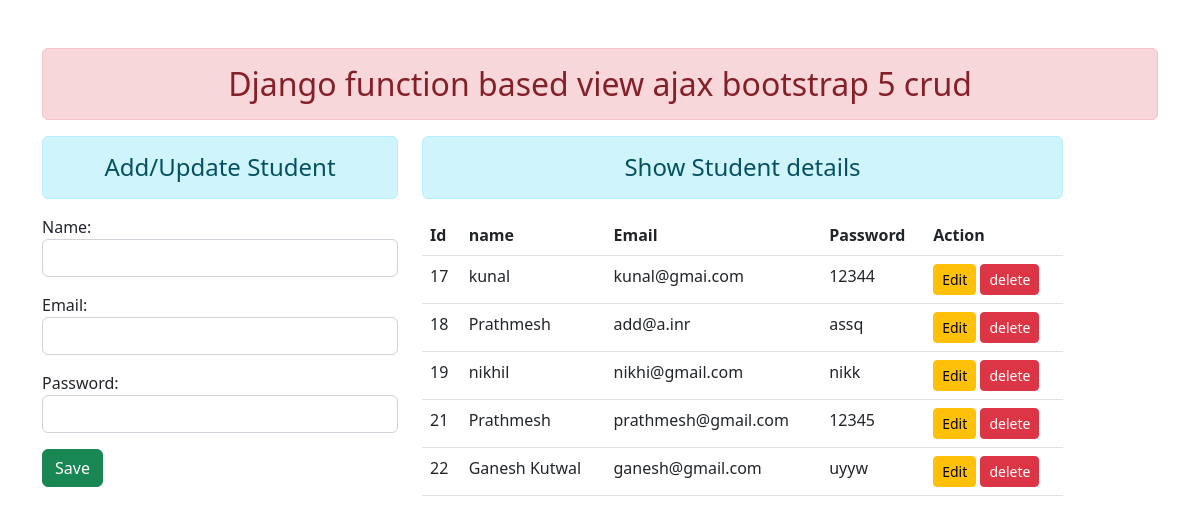
The page / on the database its author committed.
### enroll/models.py (models this page shows)
class User(models.Model):
    name = models.CharField(max_length=70)
    email = models.EmailField(max_length=100)
    password = models.CharField(max_length=100)

### enroll/views.py (the view)
# urls.py: 2. Add a URL to urlpatterns:  path('', views.home, name='home')
def home(request):
    fm = StudentRegistration()
    stud = User.objects.all()
    return render(request,'enroll/home.html',{'form':fm,'stu':stud})

### enroll/forms.py
class StudentRegistration(forms.ModelForm):
    class Meta:
        model = User
        fields = ['name','email','password']
        widgets ={
            'name' : forms.TextInput(attrs={'class':'form-control','id':'nameid'}),
            'email' : forms.EmailInput(attrs={'class':'form-control','id':'emailid'}),
            'password' : forms.PasswordInput(attrs={'class':'form-control','id':'passwordid'}),
        }

### enroll/templates/enroll/home.html (shortened to what this page needs)
{% load static %}
<!DOCTYPE html>
<html lang="en">
<head>
    <link rel="stylesheet" href="{% static 'enroll/css/bootstrap.css'%}" />
</head>
<body>
    <div class="container mt-5">
        <h2 class="text-center alert alert-danger">Django function based view ajax bootstrap 5 crud</h2>
        <div class="row">
            <div class="col-sm-4">
               <h4 class="text-center alert alert-info">Add/Update Student</h4>
               <form action="" method="POST">
                {{form.as_p}}
                <input type="button" class="btn btn-success" id ="btnsave" value="Save">
               </form>
            </div>
            <div class="col-sm-7">
                <h4 class="text-center alert alert-info">Show Student details</h4>
                <table class="table table-hover">
                    <thead>
                        <th scope="col">Id</th>
                        <th scope="col">name</th>
                        <th scope="col">Email</th>
                        <th scope="col">Password</th>
                        <th scope="col">Action</th>
                    </thead>
                    <tbody id = 'tbody'>
                        {% for st in stu%}
                            <tr>
                                <td>{{st.id}}</td>
                                <td>{{st.name}}</td>
                                <td>{{st.email}}</td>
                                <td>{{st.password}}</td>
                                <td>
                                    <input type="button" data-sid="{{st.id}}" class="btn btn-warning btn-sm btn-edit" value="Edit">
                                    <input type="button" data-sid="{{st.id}}" class="btn btn-danger btn-sm btn-del" value="delete">
                                </td>
                            </tr>
                        {% endfor%}
                    </tbody>
                </table>
            </div>
        </div>
    </div>
</body>
</html>

### rows shown on the page
User: id "17", name "kunal", email "kunal@gmai.com", password "12344"
User: id "18", name "Prathmesh", email "add@a.inr", password "assq"
User: id "19", name "nikhil", email "nikhi@gmail.com", password "nikk"
User: id "21", name "Prathmesh", email "prathmesh@gmail.com", password "12345"
User: id "22", name "Ganesh Kutwal", email "ganesh@gmail.com", password "uyyw"
